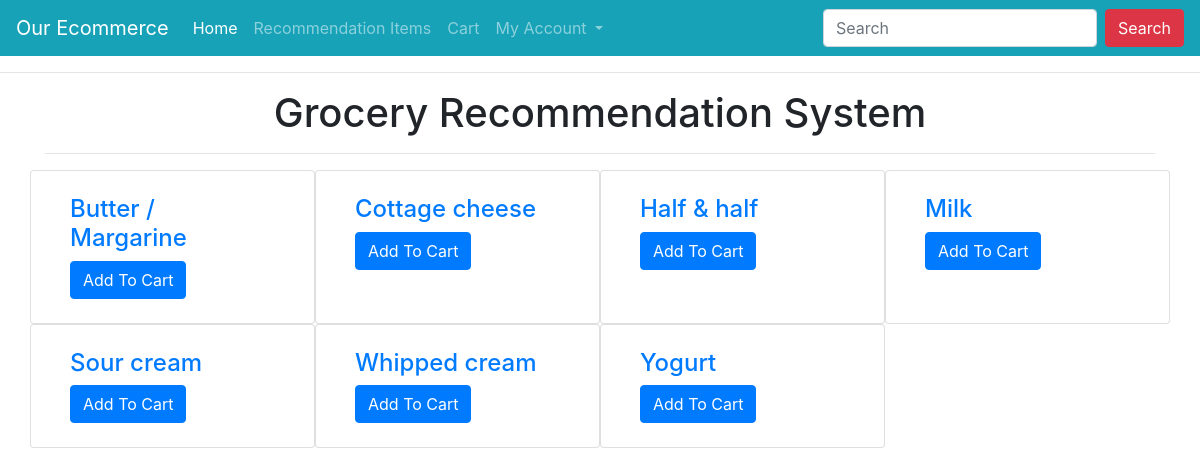
Page /grocery/Dairy/ (signed in) on the committed database.
### grocery/models.py (models this page shows)
class grocery_store(models.Model):
    ItemID=models.IntegerField()
    Title=models.CharField(max_length=1000)
    Category=models.CharField(max_length=1000)
    class Meta:
        db_table='grocery_store'

### grocery/views.py (the view)
# urls.py: path('grocery/<str:pk>/', views.grocery, name="grocery"),
@login_required(login_url='login')
def grocery(request,pk):
	objs=grocery_store.objects.all()
	list=[]
	for i in objs:
		if(i.Category not in list):
			list.append(i.Category)
	context={}
	for i in range(0,len(list)):
		x=grocery_store.objects.filter(Category=pk)
	print("hi.....",x)
	num={'x':x}
	return render (request,"grocery.html",num)

### templates/grocery.html (shortened to what this page needs)
{% extends 'base.html' %}
{% block content %}
<div class="container">
    <h1 class="text-center">Grocery Recommendation System </h1>
    <hr>
    <div class="row mt-3">
        {% for p in x %}
        <div class="col-md-3 card">
            <div class="m-4">
                <h4><a href="{% url 'grocery:productdetail' p.id %}">{{p.Title}}</a></h4>
                <a href="{% url 'grocery:addtocart' p.id %}" class="btn btn-primary">Add To Cart</a>
            </div>
        </div>
        {% endfor %}
    </div>
</div>
{% endblock %}

### rows in the picture
grocery_store: Title "Butter / Margarine"
grocery_store: Title "Cottage cheese"
grocery_store: Title "Half & half"
grocery_store: Title "Milk"
grocery_store: Title "Sour cream"
grocery_store: Title "Whipped cream"
grocery_store: Title "Yogurt"
